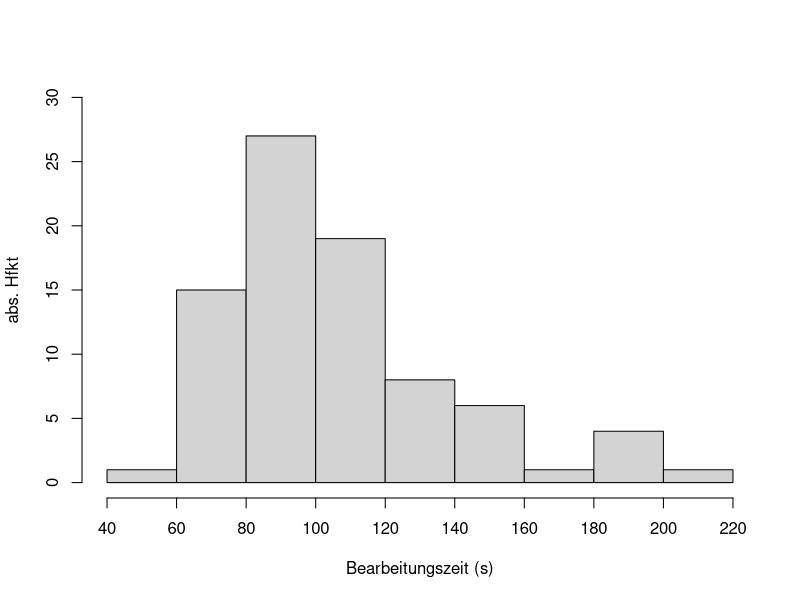
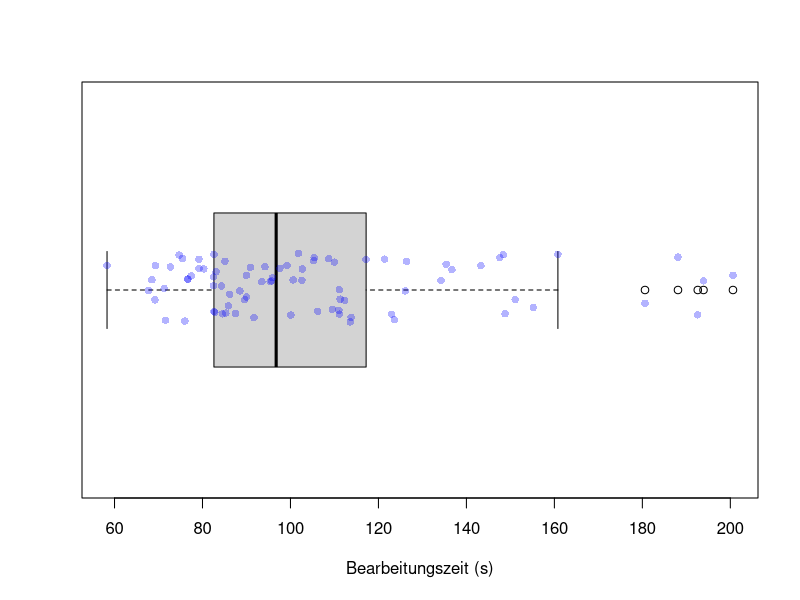
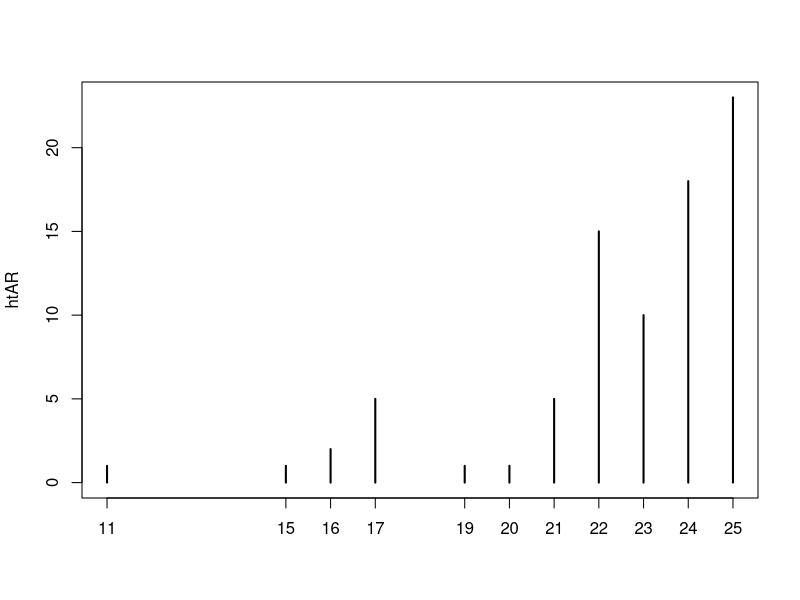
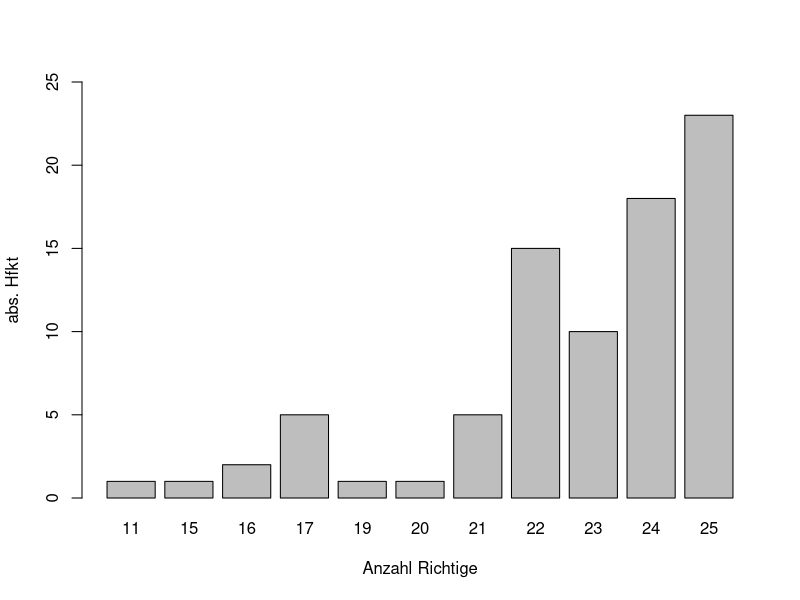
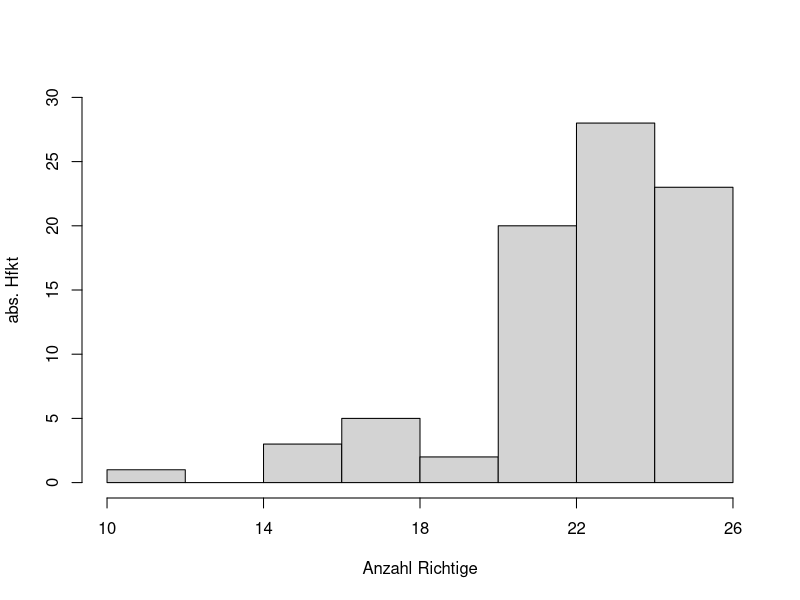
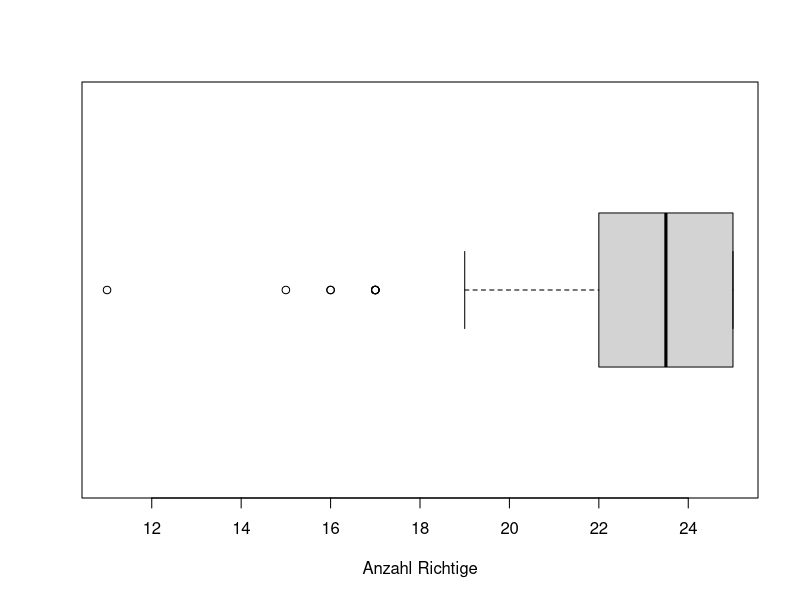
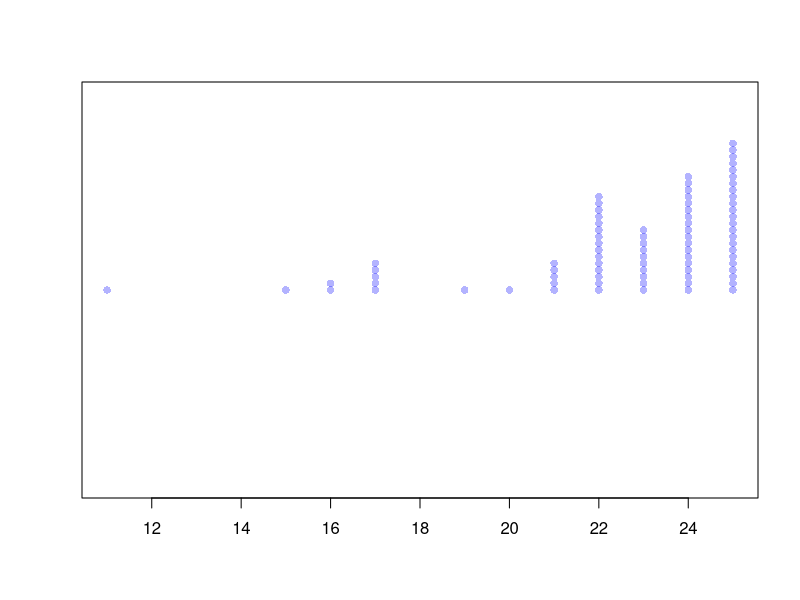
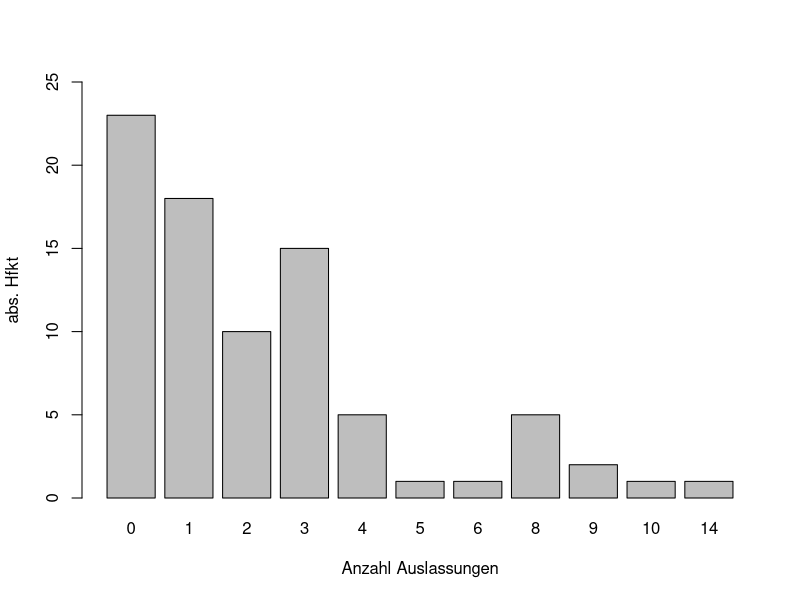

The R script that drew these images, in order: (Note: this script raises an error after producing the figures.)
##### Fallstudien 1 - Projekt 2
##### Autor: Jorrit Kuehne
#####

library(scales)

setwd("C:/Users/jorri/Documents/GitHub/fallstudien/Projekt 2")

data = read.table("Konzentrationsdaten.txt", header = T)

{
dataG1 = data[data$gruppe == 1, ]
dataG2 = data[data$gruppe == 2, ]
dataG1D1 = dataG1[dataG1$durchgang == 1, ]
dataG1D2 = dataG1[dataG1$durchgang == 2, ]
dataG2D1 = dataG2[dataG2$durchgang == 1, ]
dataG2D2 = dataG2[dataG2$durchgang == 2, ]
dataD1 = data[data$durchgang == 1, ]
dataD2 = data[data$durchgang == 2, ]
dataD1GU = dataD1[dataD1$test_typ == "gu", ]
dataD1UG = dataD1[dataD1$test_typ == "ug", ]
}

n = length(data$id) / 2
n

################## DESKRIPTION ALLER VARIABLEN (UNIVARIAT) #####################

    # gruppe
table(data$gruppe)

    # durchgang (irrelevant -> fuer Jede id liegen 2 Durchgaenge vor)
table(data$durchgang)

    # test_typ (irrelevant -> ableitbar aus gruppe und durchgang)
table(data$test_typ)

    # B (Bearbeitungszeit)

# Kennzahlen
summB = summary(data$B, quantile.type = 2)
summB
sdB = sd(data$B)
sdB

# Histogramm
{
hist(data$B,
     main = "",
     xlim = c(40, 220),
     ylim = c(0,30),
     xlab = "Bearbeitungszeit (s)",
     ylab = "abs. Hfkt",
     xaxt = "n"
     )
axis(1, at = seq(40, 220, 20))
}

# Boxplot
boxplot(data$B,
        horizontal = TRUE,
        xlab = "Bearbeitungszeit (s)"
        )

# 1-D Streudiagramm
stripchart(data$B,
           method = "jitter",
           pch = 16,
           col = alpha("blue", 0.3),
           #vertical = TRUE,
           add = TRUE
           )

    # AR (Anzahl Richtige)

# Kennzahlen
summary(data$AR, quantile.type = 2)
sd(data$AR)

# HauefigkeitsTabelle (gut)
htAR = table(data$AR)
htAR

plot(htAR) # (??)

# Balkendiagramm (gut)
barplot(table(data$AR),
        ylim = c(0, 25),
        xlab = "Anzahl Richtige",
        ylab = "abs. Hfkt"
        )

# Histogramm (hier eher nicht sinnvoll)
{
hist(data$AR,
     ylim = c(0, 30),
     xaxt = "n",
     main = "",
     ylab = "abs. Hfkt",
     xlab = "Anzahl Richtige"
     )
axis(1, at = seq(10, 26, 4))
}

# Boxplot (hier eher nicht sinnvoll)
boxplot(data$AR,
        horizontal = TRUE,
        xlab = "Anzahl Richtige"
        )

# 1-D Streudiagramm (??)
stripchart(data$AR,
           method = "stack",
           pch = 16,
           col = alpha("blue", 0.3),
           #vertical = TRUE,
           #add = TRUE
           )

    # AA (Anzahl Auslassungen) <=> 25 - AR

# Kennzahlen
summary(data$AA, quantile.type = 2)
sd(data$AA)

# HauefigkeitsTabelle ("spiegelt" die von AR)
htAA = table(data$AA)
htAA

# Balkendiagramm ("spiegelt" das von AR)
barplot(table(data$AA),
        ylim = c(0, 25),
        xlab = "Anzahl Auslassungen",
        ylab = "abs. Hfkt"
        )

    # AF (Anzahl Falscher)

# Kennzahlen
summary(data$AF, quantile.type = 2)
sd(data$AF)

# Haeufigkeitstabelle
htAF = table(data$AF)
htAF

# Balkendiagramm
barplot(table(data$AF))


# Versuch von stacked Barplots
m = matrix(data = c(rev(htAR), htAA, htAF, rep(0, 6)), ncol = 3)
t = as.table(m)
colnames(t) = c("AR", "AA", "AF")
t
.
barplot(t,
        horiz = TRUE,
        las = 1,
        #col = c("red", "blue")
        xaxt = "n"
        )

text(x = cumsum(rev(htAR)) - 1, 
     y = 1,
     labels = rev(names(htAR))
     )

.
    # KL (Konzentrationsleistung)

# TODO

################################################################################

  # DESKRIPTION zu Aufgabe 1 KONZENTRATIONSSCORE

hist(dataD1GU$KL,
     main = "Hist KL Durchgang 1 GU",
     #xlim = c(-30, 20),
     #ylim = c(0, 5),
     breaks = seq(-30, 20, 2)
     )

hist(dataD1UG$KL,
     main = "Hist KL Durchgang 1 UG",
     #xlim = c(-30, 20),
     #ylim = c(0,5),
     breaks = seq(-30, 20, 2)
     )

summary(dataD1GU$KL, quantile.type = 2)
sd(dataD1GU$KL)
summary(dataD1UG$KL, quantile.type = 2)
sd(dataD1UG$KL)

##### DESKRIPTION zu Aufgabe 2

  # Konzentrationsleistung
hist(dataD1$KL,
     main = "Hist KL Durchgang 1 GES",
     #xlim = c(-30, 20),
     #ylim = c(0, 5),
     breaks = seq(-40, 30, 2)
     )

hist(dataD2$KL,
     main = "Hist KL Durchgang 2 GES",
     #xlim = c(-30, 20),
     #ylim = c(0, 5),
     breaks = seq(-40, 30, 2)
     )

summary(dataD1$KL, quantile.type = 2)
sd(dataD1$KL)
summary(dataD2$KL, quantile.type = 2)
sd(dataD1$KL)

  # Schauen ob der Quotient NV ist
hist(dataD1$KL / dataD2$KL)
shapiro.test(dataD1$KL / dataD2$KL)

  # Bearbeitungszeit

hist(dataD1$B,
     main = "Hist B Durchgang 1 GES",
     xlim = c(40, 250))

hist(dataD2$B,
     main = "Hist B Durchgang 2 GES")

####################################################
############# ENDE DESKRIPTION #####################
####################################################


# Extremwert (aus allen Datensaetzen) entfernen
data = data[- which(data$id == 14), ]

{
  dataG1 = data[data$gruppe == 1, ]
  dataG2 = data[data$gruppe == 2, ]
  dataG1D1 = dataG1[dataG1$durchgang == 1, ]
  dataG1D2 = dataG1[dataG1$durchgang == 2, ]
  dataG2D1 = dataG2[dataG2$durchgang == 1, ]
  dataG2D2 = dataG2[dataG2$durchgang == 2, ]
  dataD1 = data[data$durchgang == 1, ]
  dataD2 = data[data$durchgang == 2, ]
  dataD1GU = dataD1[dataD1$test_typ == "gu", ]
  dataD1UG = dataD1[dataD1$test_typ == "ug", ]
}

n = length(data$id) / 2
n

### Tests fuer Aufgabe 1 ###

# TODO



### Test fuer Aufgabe 2 ###

## Konzentrationsleistung

# TODO

## Bearbeitungszeit

  # Idee: Differenz D2 - D1 testen auf kleiner null?
deltaB = dataD2$B - dataD1$B
hist(deltaB,
     breaks = seq(-100, 60, 10) 
     )
summary(deltaB, quantile.type = 2)
sd(deltaB)
  
  # Teste deltaB auf Normalverteilung
shapiro.test(deltaB)
  # p = 0.1187
  # -> H0 (deltaB normalverteilt) nicht verwerfbar

  # einstichproben t-Test auf
  # H0 deltaB >= 0  vs  H1: deltaB < 0
t.test(deltaB, alternative = "less", mu = 0)



  # AUFGABENTEIL 3

  # Bilde Differenz der KL innerhalb einzelner Gruppen
deltaKLG1 = dataG1D2$KL - dataG1D1$KL
deltaKLG2 = dataG2D2$KL - dataG2D1$KL

  # histogramme der Differenzen
hist(deltaKLG1)
hist(deltaKLG2)

  # Teste auf Normalverteilung  
shapiro.test(deltaKLG1)
shapiro.test(deltaKLG2)
  # NV Annahme (H0) kann nicht abgelehnt werden

  # Teste ob Varianzen gleich
var.test(deltaKLG1, deltaKLG2, alternative = "two.sided")
    # -> Varianzen gleich

  # Zwei-Stichproben t-Test
  # H0: deltaKLG1 <= deltaKLG2  vs  H1: deltaKLG1 > deltaKLG2
t.test(deltaKLG1, deltaKLG2, alternative = "greater",
       var.equal = TRUE)
    # p-Wert = 0.783
    # H0 kann nicht abgelehnt werden
